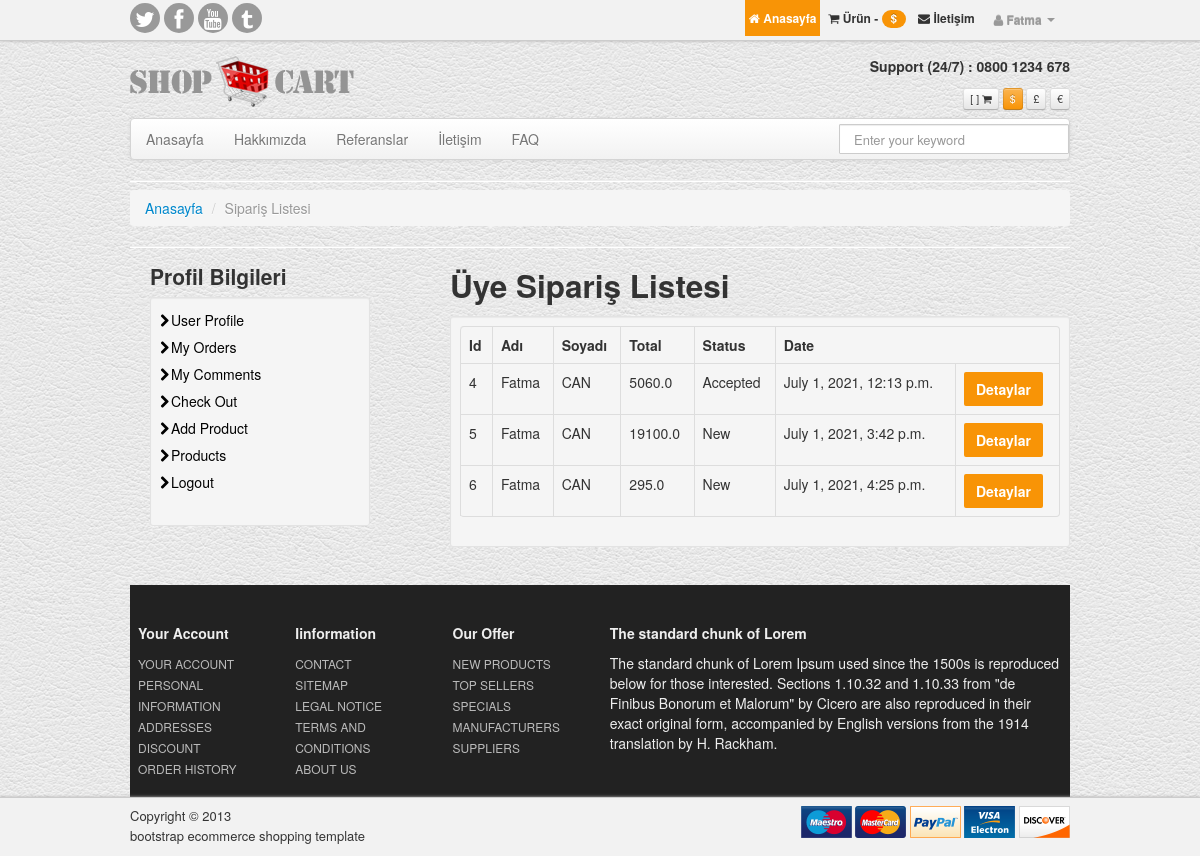
The page /user/orders/ (signed in) on the database its author committed.
### order/models.py (models this page shows, shortened)
class Order(models.Model):
    STATUS = (
        ('New', 'New'),
        ('Accepted', 'Accepted'),
        ('Preparing', 'Preparing'),
        ('OnShipping', 'OnShipping'),
        ('Completed', 'Completed'),
        ('Cancelled', 'Cancelled'),
    )
    user = models.ForeignKey(User, on_delete=models.SET_NULL, null=True)
    code = models.CharField(max_length=5, editable=False)
    first_name = models.CharField(max_length=10)
    last_name = models.CharField(max_length=10)
    phone = models.CharField(blank=True, max_length=20)
    address = models.CharField(blank=True, max_length=150)
    city = models.CharField(blank=True, max_length=20)
    country = models.CharField(blank=True, max_length=20)
    total = models.FloatField()
    status = models.CharField(max_length=10, choices=STATUS, default='New')
    ip = models.CharField(blank=True, max_length=20)
    adminnote = models.CharField(blank=True, max_length=100)
    create_at = models.DateTimeField(auto_now_add=True)
    update_at = models.DateTimeField(auto_now=True)

### user/views.py (the view)
# urls.py: path('orders/', views.orders, name='orders'),
@login_required(login_url='/login')
def orders(request):
    category = Category.objects.all()
    current_user = request.user
    orders = Order.objects.filter(user_id=current_user.id)
    context = {
        'category': category,
        'orders': orders,
    }
    return render(request, 'user_orders.html', context)

### user/templates/user_orders.html (shortened to what this page needs)
{%  extends "homebase.html" %}
{% block content %}
	<hr class="soften">
	<div>
        <ul class="breadcrumb">
		    <li><a href="/">Anasayfa</a> <span class="divider">/</span></li>
		    <li class="active">Sipariş Listesi</li>
        </ul>
	</div>
	<hr class="soften">
	<div class="row">
		<div class="span4">
            {% include "user_panel.html" %}
		</div>
		<div class="span8">
            <h2>Üye Sipariş Listesi</h2>
            <div class="well well-small">
        <table class="table table-bordered">
              <thead>
              <tr>
                  <th class="text-left">Id</th>
                  <th class="text-left">Adı</th>
                  <th class="text-left">Soyadı</th>
                  <th class="text-left">Total</th>
                  <th class="text-left">Status</th>
                  <th class="text-left">Date</th>
              </tr>
              {% for rs in orders %}
              <tr>
                        <td class="text-left">{{ rs.id }}</td>
                        <td class="text-left">{{ rs.first_name }}</td>
                        <td class="text-left">{{ rs.last_name }}</td>
                        <td class="text-left">{{ rs.total }}</td>
                        <td class="text-left">{{ rs.status }}</td>
                        <td class="text-left">{{ rs.create_at }}</td>
                        <td class="text-left"><a class="shopBtn btn-large" href="/user/orderdetail/{{ rs.id }}">Detaylar</a> </td>
              </tr>
              {% endfor %}
              </thead>
            </table>
            </div>
		</div>
	</div>
{% endblock %}

### home/templates/header.html (shortened to what this page needs)
<div class="navbar navbar-inverse navbar-fixed-top">
    {% load static %}
    <div class="topNav">
		<div class="container">
			<div class="alignR">
				<div class="pull-left socialNw">
					<a href="#"><span class="icon-twitter"></span></a>
					<a href="#"><span class="icon-facebook"></span></a>
					<a href="#"><span class="icon-youtube"></span></a>
					<a href="#"><span class="icon-tumblr"></span></a>
				</div>
				<a class="active" href="/"> <span class="icon-home"></span> Anasayfa</a>
                {% if user.id is not None %}
                    <ul class="nav pull-right">
			            <li class="dropdown">
				            <a data-toggle="dropdown" class="dropdown-toggle" href="/"><span class="icon-user"></span> {{ user.first_name}} <b class="caret"></b></a>
			            </li>
			        </ul>
				<a href="/shopcart/"><span class="icon-shopping-cart"></span> {{ request.session.cart_items }} Ürün - <span class="badge badge-warning"> ${{ total }}</span></a>
                {% else %}
				<a href="/signup"><span class="icon-edit"></span> Kayıt Ol </a>
                    <a href="/login"><span class="icon-user"></span> Giriş Yap </a>
                {% endif %}
            <a href="/iletisim"><span class="icon-envelope"></span> İletişim</a>
			</div>
		</div>
	</div>
</div>
<div class="container">
<header id="header">
<div class="row">
	<div class="span4">
	<h1>
	<a class="logo" href="/"><span>Twitter Bootstrap ecommerce template</span>
        {% load static %}
		<img src="{% static 'assets/img/logo-bootstrap-shoping-cart.png' %}" alt="bootstrap sexy shop">
	</a>
	</h1>
	</div>
	<div class="span8 alignR">
	<p><br> <strong> Support (24/7) :  0800 1234 678 </strong><br><br></p>
	<a href="/shopcart/"><span class="btn btn-mini"href="/shopcart/">[ {{ request.session.cart_items }}  ]  <span class="icon-shopping-cart" href="/shopcart/"></span></span></a>
	<span class="btn btn-warning btn-mini">$</span>
	<span class="btn btn-mini">&pound;</span>
	<span class="btn btn-mini">&euro;</span>
	</div>
</div>
</header>
<div class="navbar">
    {% load static %}
	  <div class="navbar-inner">
		<div class="container">
		  <div class="nav-collapse">
			<ul class="nav">
			  <li class=""><a href="/">Anasayfa</a></li>
			  <li class=""><a href="/hakkimizda">Hakkımızda</a></li>
			  <li class=""><a href="/referanslar">Referanslar</a></li>
			  <li class=""><a href="/iletisim">İletişim</a></li>
			  <li class=""><a href="/sss">FAQ</a></li>
			</ul>
			<form action="/search/" class="navbar-search pull-right" method="post">
			  <input type="text" name="query" placeholder="Enter your keyword" class="search-query span2">
			</form>
		  </div>
		</div>
	  </div>
	</div>

### home/static/style.css (style rules this page uses)
body { background:url(assets/img/white_leather.png) repeat 0 0; }
#header { padding:8px 0 8px; }
#header a { text-decoration:none }
#header p { padding:0; margin:0; line-height:1em; font-size:100% }
#header h1 { margin:0;line-height:1em }
#header { padding-top:44px; }
.logo { padding-top: 11px;display: block; }
hr.soften { margin: 8px 0;background: #DDD; }
.navbar-inner { padding-left: 0;padding-right: 0; }
.alignR { text-align:right; }
.navbar .nav , .marginLess { margin:0 }
.navbar-search .search-query { padding: 4px 14px;-moz-border-radius: 1px;-webkit-border-radius: 1px;border-radius: 1px;line-height: 1.5em; min-width: 200px; }
.navbar-search { margin-left:6px; }
.topNav { padding: 0;border-bottom: 1px solid #CCC;background: #f2f2f2;box-shadow: 0 0 3px #B1AFAF; }
.topNav a { color:#333; font-size:12px; font-weight:bold; display:inline-block; padding:8px 4px; }
.topNav a:hover, .topNav a.active { color:#fff; background:#f89406; text-decoration:none }
.socialNw a { width:24px; height:24px; line-height:24px; display:inline-block; padding:3px; margin-top:3px; font-size:21px; border-radius:50%; background:#999; color:#fff; text-align:center; }
.shopBtn { min-height: 34px;font-size: 14px;font-weight: bold;line-height: 34px;text-align: center;color: #fff;border-radius: 2px;background: #f89406;display:inline-block;padding:0 12px;border:0; }

### rows shown on the page
Order: id "4", first_name "Fatma", last_name "CAN", total "5060.0", status "Accepted", create_at "July 1, 2021, 12:13 p.m."
Order: id "5", first_name "Fatma", last_name "CAN", total "19100.0", status "New", create_at "July 1, 2021, 3:42 p.m."
Order: id "6", first_name "Fatma", last_name "CAN", total "295.0", status "New", create_at "July 1, 2021, 4:25 p.m."

### other values the page prints
{{ user.first_name }} "Fatma"
